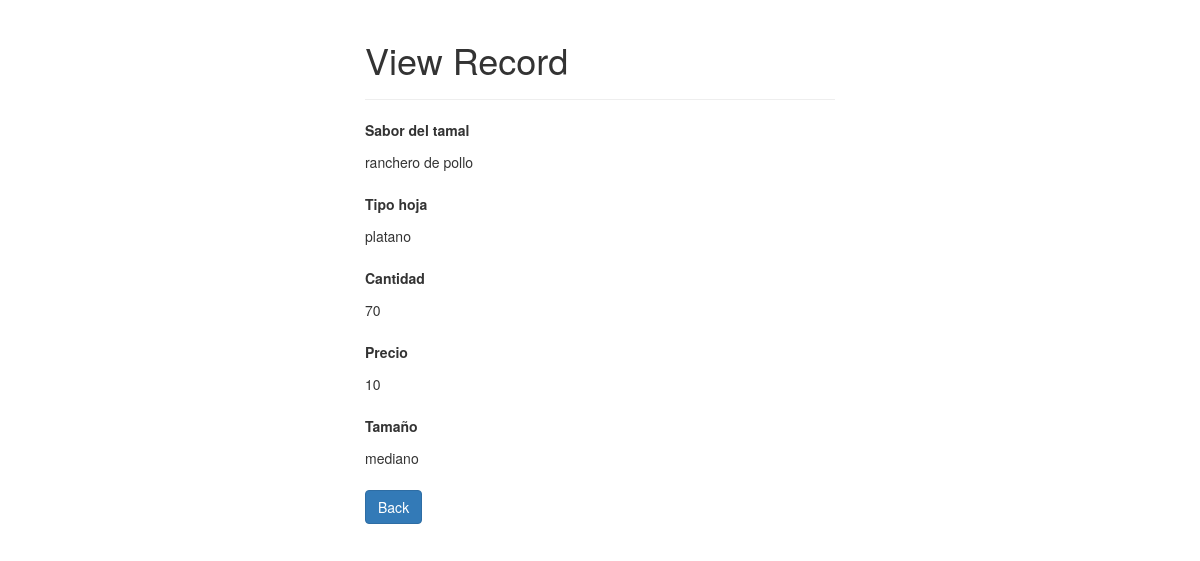
The page /read_tamal.php?id=1 (signed in) on the database its author committed.
### tables this page shows
CREATE TABLE IF NOT EXISTS `tamales` (
  `id` int(11) NOT NULL AUTO_INCREMENT,
  `sabortamal` varchar(20) NOT NULL,
  `tipohoja` varchar(10) NOT NULL,
  `cantidad` int(10) NOT NULL,
  `precio` int(10) NOT NULL,
  `tamanio`varchar(15) NOT NULL,    
  PRIMARY KEY (`id`)
);

### read_tamal.php (the view, shortened to what this page needs)
<?php
if(isset($_GET["id"]) && !empty(trim($_GET["id"]))){
    require_once 'config.php';
    $sql = "SELECT * FROM tamales WHERE id = ?";
    if($stmt = mysqli_prepare($mysqli, $sql)){
        mysqli_stmt_bind_param($stmt, "i", $param_id);
        if(mysqli_stmt_execute($stmt)){
            $result = mysqli_stmt_get_result($stmt);
            if(mysqli_num_rows($result) == 1){
                $row = mysqli_fetch_array($result, MYSQLI_ASSOC);
            } else{
                header("location: error.php");
                exit();
            }
        } else{
            echo "Oops! Something went wrong. Please try again later.";
        }
    }
} else{
    header("location: error.php");
    exit();
}
?>
<!DOCTYPE html>
<html lang="en">
<head>
    <link rel="stylesheet" href="bootstrap337/css/bootstrap.css">
</head>
<body>
    <div class="wrapper">
        <div class="container-fluid">
            <div class="row">
                <div class="col-md-12">
                    <div class="page-header">
                        <h1>View Record</h1>
                    </div>
                    <div class="form-group">
                        <label>Sabor del tamal</label>
                        <p class="form-control-static"><?php echo $row["sabortamal"]; ?></p>
                    </div>
                    <div class="form-group">
                        <label>Tipo hoja</label>
                        <p class="form-control-static"><?php echo $row["tipohoja"]; ?></p>
                    </div>
                    <div class="form-group">
                        <label>Cantidad </label>
                        <p class="form-control-static"><?php echo $row["cantidad"]; ?></p>
                    </div>
                    <div class="form-group">
                        <label>Precio</label>
                        <p class="form-control-static"><?php echo $row["precio"]; ?></p>
                    </div>
                    <div class="form-group">
                        <label>Tamaño</label>
                        <p class="form-control-static"><?php echo $row["tamanio"]; ?></p>
                    </div>
                    <p><a href="crud_tamales.php" class="btn btn-primary">Back</a></p>
                </div>
            </div>
        </div>
    </div>
</body>
</html>

### read_tamal.php (style rules this page uses)
.wrapper { width: 500px; margin: 0 auto; }

### rows shown on the page
tamales: sabortamal "ranchero de pollo", tipohoja "platano", cantidad "70", precio "10", tamanio "mediano"
